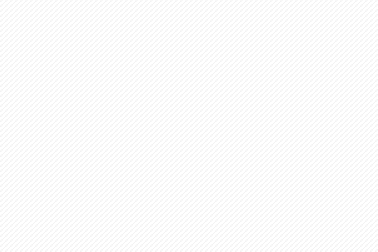
#> input picture youhua/论文/1.png, 378 x 252 px
$ python '显示网格.py'
#> lines starting #> are read from the running program, lines starting #| are printed output that depends on the picture; after the words box and inside, x2 and y2 are one past the last pixel; in counts of white or black regions, pixels touching at a corner belong together
#!/usr/bin/env python
# -*- coding:utf-8 -*-
import cv2
def showPrioriBox():
	#输入图片尺寸
	INPUT_SIZE = 416

	mask52=	[0,1,2]
	mask26=	[3,4,5]
	mask13=	[6,7,8]
	anchors=[ 12,11, 26,13, 18,28,
			  45,21, 38,41, 75,37,
			  62,70, 129,83, 244,228]
	FEATURE_MAP_SIZE=26
	SHOW_ALL_FLAG  = True  # 显示所有的方框
	GRID_SHOW_FLAG =False

	# cap = cv2.VideoCapture("street.jpg")
	picPath = r'./1.png'
	picName = picPath.split('/')[-1]
	img = cv2.imread(picPath)
#> img is the input picture: shape (252, 378, 3); min 242, max 255, mean 251.5
	print("original img.shape: ",img.shape)  # (1330, 1330, 3)
#| original img.shape:  (252, 378, 3)
	img = cv2.resize(img,(INPUT_SIZE, INPUT_SIZE))
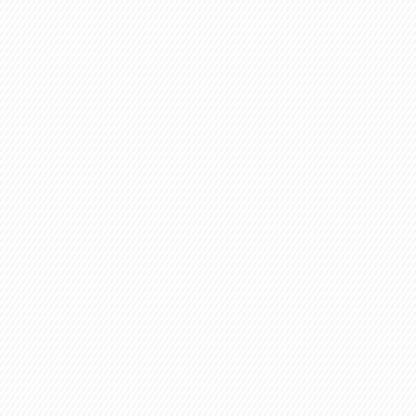
#> img: shape (416, 416, 3); min 242, max 255, mean 251.4

	# 显示网格
	if GRID_SHOW_FLAG:
		height, width, channels = img.shape
		GRID_SIZEX =  int(INPUT_SIZE/FEATURE_MAP_SIZE)
		for x in range(0, width - 1, GRID_SIZEX):
			cv2.line(img, (x, 0), (x, height), (150, 150, 255), 1, 1)  # x grid

		GRID_SIZEY = int(INPUT_SIZE / FEATURE_MAP_SIZE)
		for y in range(0, height - 1, GRID_SIZEY):
			cv2.line(img, (0, y), (width, y), (150, 150, 255), 1, 1)  # x grid
		# END：显示网格
		# cv2.imshow('Hehe', img)
		# cv2.imwrite('./' + picName.split('.')[0] + '_grid.' + picName.split('.')[1], img)

	if SHOW_ALL_FLAG or FEATURE_MAP_SIZE==13:
		for ele in mask13:
			# print(ele)
			cv2.rectangle(img, (
			(int(INPUT_SIZE * 0.5 - 0.5*anchors[ ele * 2]), int(INPUT_SIZE * 0.5 -  0.5*anchors[ ele * 2 + 1]))),
						  ((int(INPUT_SIZE * 0.5 + 0.5*anchors[ ele * 2]),
							int(INPUT_SIZE * 0.5 + 0.5*anchors[ ele * 2 + 1]))), (0, 255-ele*10, 0), 2)
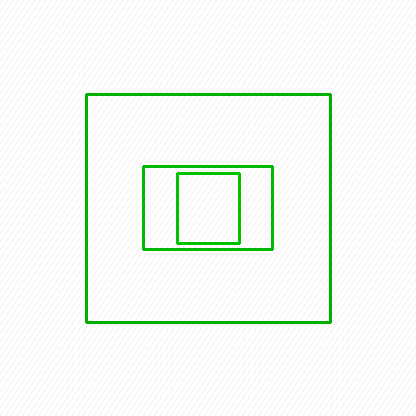
#> img: shape (416, 416, 3); 2.82% of pixels changed, all inside (x1, y1, x2, y2) = (85, 93, 332, 324)
		# cv2.imwrite('./' + picName.split('.')[0] + '_saveMask13.' + picName.split('.')[1], img)

	if SHOW_ALL_FLAG or FEATURE_MAP_SIZE==26:
		for ele in mask26:
			# print(ele)
			cv2.rectangle(img, (
			(int(INPUT_SIZE * 0.5 - 0.5*anchors[ ele * 2]), int(INPUT_SIZE * 0.5 -  0.5*anchors[ ele * 2 + 1]))),
						  ((int(INPUT_SIZE * 0.5 + 0.5*anchors[ ele * 2]),
							int(INPUT_SIZE * 0.5 + 0.5*anchors[ ele * 2 + 1]))), (255, 255-ele*10, 0), 2)
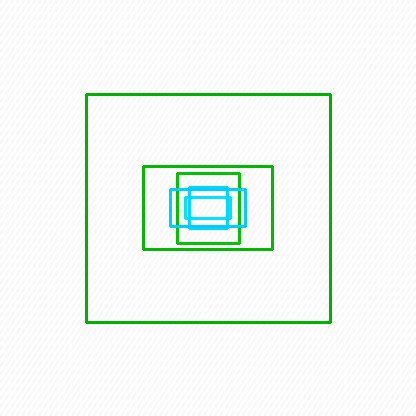
#> img: shape (416, 416, 3); 0.8% of pixels changed, all inside (x1, y1, x2, y2) = (169, 186, 247, 230)
		# cv2.imwrite('./' + picName.split('.')[0] + '_saveMask26.' + picName.split('.')[1], img)

	if SHOW_ALL_FLAG or FEATURE_MAP_SIZE==52:
		for ele in mask52:
			# print(ele)
			cv2.rectangle(img, (
			(int(INPUT_SIZE * 0.5 - 0.5*anchors[ ele * 2]), int(INPUT_SIZE * 0.5 -  0.5*anchors[ ele * 2 + 1]))),
						  ((int(INPUT_SIZE * 0.5 + 0.5*anchors[ ele * 2]),
							int(INPUT_SIZE * 0.5 + 0.5*anchors[ ele * 2 + 1]))), (0, 255-ele*10, 255), 1)
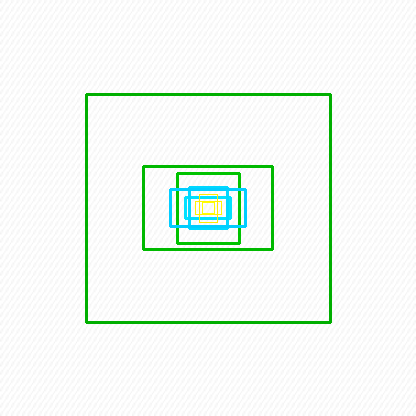
#> img: shape (416, 416, 3); 0.12% of pixels changed, all inside (x1, y1, x2, y2) = (195, 194, 222, 223)
		# cv2.imwrite('./' + picName.split('.')[0] + '_saveMask52.' + picName.split('.')[1], img)


	cv2.imwrite('./' + picName.split('.')[0] + '_allSave.' + picName.split('.')[1], img)

	cv2.imshow('img', img)
	while cv2.waitKey(1000) != 27:  # loop if not get ESC.
#> (key Esc is pressed here)
		if cv2.getWindowProperty('img', cv2.WND_PROP_VISIBLE) <= 0:
			break
	cv2.destroyAllWindows()

if __name__ == '__main__':
    showPrioriBox()
